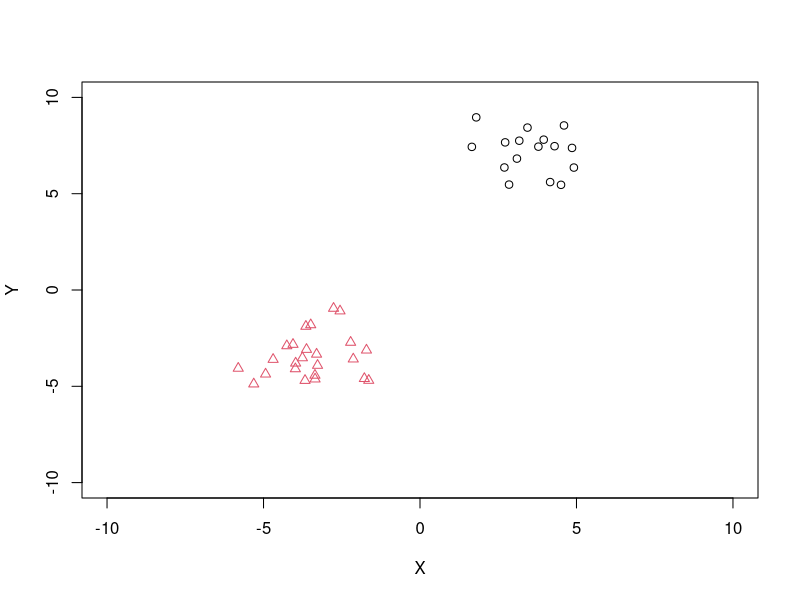

This figure's R source:
library(mlbench)

set.seed(100)
p <- mlbench.2dnormals(40, 2, 5, 1)

first = which(p$classes==1)
p$x[first, 2] = p$x[first, 2] + 4
plot(p, xlab = 'X', ylab = 'Y', 
     xlim = c(-10, 10),  ylim = c(-10, 10), pch=as.integer(p$classes))
